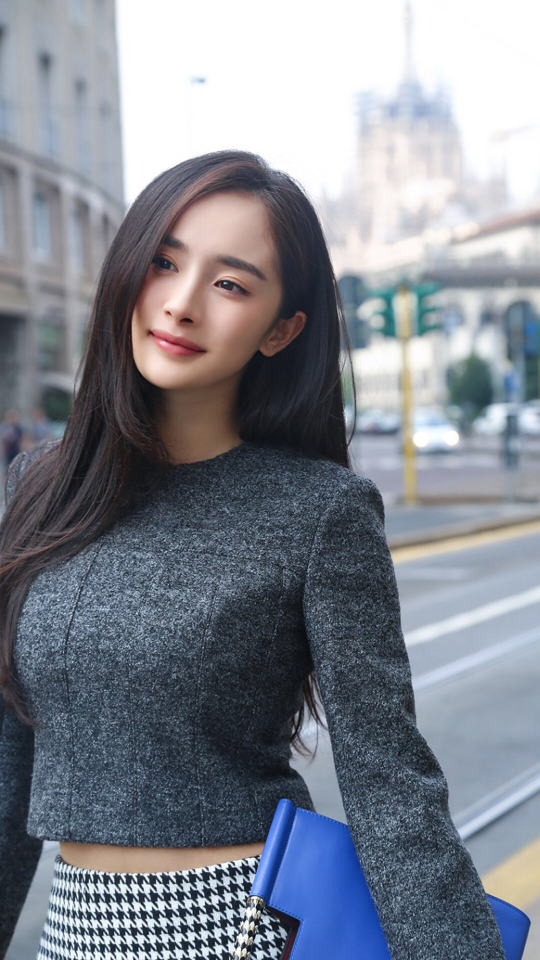
#> input picture source/yangmi.jpg, 1080 x 1920 px (shown at 1/2 size)
$ python imageResize.py ../source/yangmi.jpg 100 100   (older library calls are emulated)
#> lines starting #> are read from the running program, lines starting #| are printed output that depends on the picture
#!/usr/bin/env python
# coding: utf-8

import sys
import os
import copy

try:
    from PIL import Image
except:
    print ('\033[31m' + '缺少Image模块，正在安装Image模块，请等待...' + '\033[0m')
    success = os.system('python -m pip install Image')
    if success == 0:
      print('\033[7;32m' + 'Image模块安装成功.' + '\033[0m')
      from PIL import Image
    else:
      print ('\033[31m' + 'Image安装失败，请手动在终端执行：\'python -m pip install Image\'重新安装.' + '\033[0m')
      quit()


outPutPath = os.path.expanduser('~') + '/Desktop/'

if len(sys.argv) < 4 :
    print ('\033[31m' + '请输入正确命令,eg: \'python autoExportAppIcon.py /path/xxx.png 20 30\',表示把图片重置为宽20高30的图片' + '\033[0m')
    quit()

ImageName = sys.argv[1]
width = int(sys.argv[2])
height = int(sys.argv[3])

originImg = ''
try:
    originImg = Image.open(ImageName)
#> originImg is the input picture: PIL image 1080x1920 RGB; mean R, G, B 128.9, 133.8, 143.5
except:
    print ('\033[31m' + '\'' + ImageName + '\'' + '，该文件不是图片文件，请检查文件路径.' + '\033[0m')
    quit()

print('width = ' + str(width) + ', height = ' + str(height))
print(outPutPath)

img0 = originImg.copy()
img1 = originImg.copy()
img2 = originImg.copy()

img0.thumbnail((width, height), Image.ANTIALIAS)
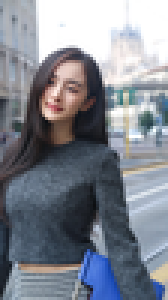
#> img0: PIL image 56x100 RGB (shown 3 times larger); mean R, G, B 128.8, 133.8, 143.5
img1.thumbnail((width*2, height*2), Image.ANTIALIAS)
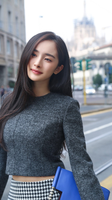
#> img1: PIL image 112x200 RGB; mean R, G, B 128.9, 133.8, 143.5
img2.thumbnail((width*3,height*3), Image.ANTIALIAS)
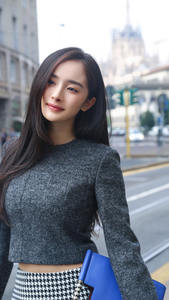
#> img2: PIL image 169x300 RGB; mean R, G, B 128.8, 133.7, 143.4
img0.save(outPutPath + 'imageIcon.png',"png")
img1.save(outPutPath + 'imageIcon@2x.png',"png")
img2.save(outPutPath + 'imageIcon@3x.png',"png")
os.system('open ' + outPutPath)
